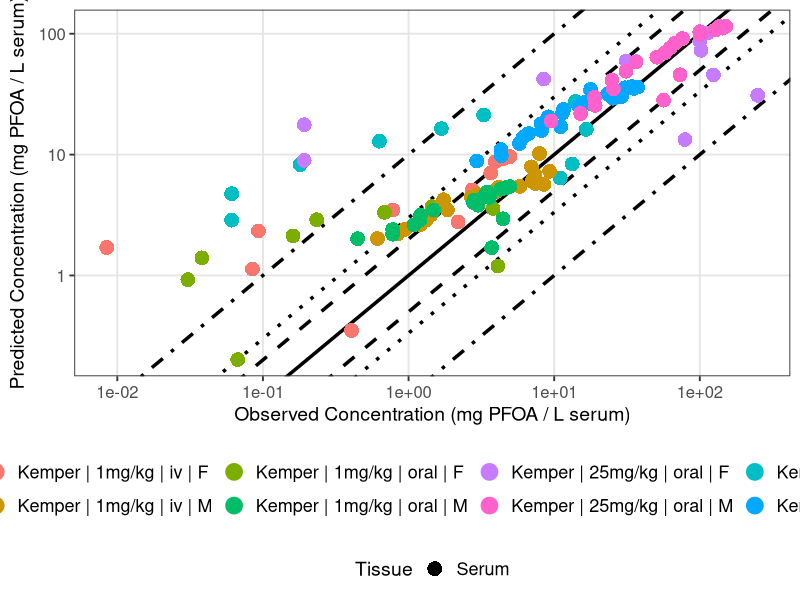

Source code (R):
library(ggplot2)

#setwd("C:/Users/ptsir/Documents/GitHub/PFAS_PBK_models/PFOA inhalation Rat/Validation/Validation_results")
setwd("/Users/ptsir/Documents/GitHub/PFAS_PBK_models/PFOA inhalation Rat/Scenarios/Final_results_plots/Validation")

# Load Results 

# 
Kemper_serum_results <- read.csv("Kemper_2003_serum_results.csv", header = T)
Kemper_iv_F_1 <- Kemper_serum_results[Kemper_serum_results$Dose == 1 & Kemper_serum_results$Type == "iv" &
                               Kemper_serum_results$sex == "F", ]
Kemper_iv_F_1$Experiment <- "Kemper | 1mg/kg | iv | F"

Kemper_oral_F_1 <- Kemper_serum_results[Kemper_serum_results$Dose == 1 & Kemper_serum_results$Type == "oral" &
                                 Kemper_serum_results$sex == "F", ]
Kemper_oral_F_1$Experiment <- "Kemper | 1mg/kg | oral | F"

Kemper_oral_F_5 <- Kemper_serum_results[Kemper_serum_results$Dose == 5 & Kemper_serum_results$Type == "oral" &
                                 Kemper_serum_results$sex == "F", ]
Kemper_oral_F_5$Experiment <- "Kemper | 5mg/kg | oral | F"
Kemper_oral_F_25 <- Kemper_serum_results[Kemper_serum_results$Dose == 25 & Kemper_serum_results$Type == "oral" &
                                  Kemper_serum_results$sex == "F", ]
Kemper_oral_F_25$Experiment <- "Kemper | 25mg/kg | oral | F"

Kemper_iv_M_1 <- Kemper_serum_results[Kemper_serum_results$Dose == 1 & Kemper_serum_results$Type == "iv" &
                               Kemper_serum_results$sex == "M", ]
Kemper_iv_M_1$Experiment <- "Kemper | 1mg/kg | iv | M"

Kemper_oral_M_1 <- Kemper_serum_results[Kemper_serum_results$Dose == 1 & Kemper_serum_results$Type == "oral" &
                                 Kemper_serum_results$sex == "M", ]
Kemper_oral_M_1$Experiment <- "Kemper | 1mg/kg | oral | M"

Kemper_oral_M_5 <- Kemper_serum_results[Kemper_serum_results$Dose == 5 & Kemper_serum_results$Type == "oral" &
                                 Kemper_serum_results$sex == "M", ]
Kemper_oral_M_5$Experiment <- "Kemper | 5mg/kg | oral | M"
Kemper_oral_M_25 <- Kemper_serum_results[Kemper_serum_results$Dose == 25 & Kemper_serum_results$Type == "oral" &
                                  Kemper_serum_results$sex == "M", ]
Kemper_oral_M_25$Experiment <- "Kemper | 25mg/kg | oral | M"
# 
# Kudo_high <- Kudo_results[Kudo_results$Dose == 16.560, ] 
# Kudo_high$Experiment <-  "Kudo | 16mg/kg | iv"
# 
# Kim_results <- read.csv("Kim_results.csv", header = T)
# Kim_iv <- Kim_results[Kim_results$Type == "iv",]
# Kim_iv$Experiment <-  "Kim | 1mg/kg | iv"
# 
# Kim_oral <- Kim_results[Kim_results$Type == "oral",]
# Kim_oral$Experiment <-  "Kim | 1mg/kg | oral"


Experiment <- scales::hue_pal()(8)

names(Experiment) <- unique(c( Kemper_iv_F_1$Experiment, Kemper_iv_M_1$Experiment,
                              Kemper_oral_F_1$Experiment,Kemper_oral_M_1$Experiment, Kemper_oral_F_5$Experiment, 
                               
                               Kemper_oral_M_5$Experiment,  Kemper_oral_F_25$Experiment, Kemper_oral_M_25$Experiment))



scatter_plot <- ggplot()+
  # Error range lines
  geom_abline(intercept = log10(1), slope = 1, linetype = "solid", color = "black", linewidth = 1.2) +
  geom_abline(intercept = log10(2), slope = 1, linetype = "dashed", color = "black", linewidth = 1.2) +
  geom_abline(intercept = log10(1/2), slope = 1, linetype = "dashed", color = "black", linewidth = 1.2) +
  geom_abline(intercept = log10(3), slope = 1, linetype = "dotted", color = "black", linewidth = 1.2) +
  geom_abline(intercept = log10(1/3), slope = 1, linetype = "dotted", color = "black", linewidth = 1.2) +
  geom_abline(intercept = log10(10), slope = 1, linetype = "dotdash", color = "black", linewidth = 1.2) +
  geom_abline(intercept = log10(1/10), slope = 1, linetype = "dotdash", color = "black", linewidth = 1.2) +
  
  geom_point(data = Kemper_iv_F_1, aes(x=Observed, y=Predicted, color = Experiment, shape = Tissue), size=4, stroke = 1.5)+
  geom_point(data = Kemper_oral_F_1, aes(x=Observed, y=Predicted, color = Experiment, shape = Tissue), size=4, stroke = 1.5)+
  geom_point(data = Kemper_oral_F_5, aes(x=Observed, y=Predicted, color = Experiment, shape = Tissue), size=4, stroke = 1.5)+
  geom_point(data = Kemper_oral_F_25, aes(x=Observed, y=Predicted, color = Experiment, shape = Tissue), size=4, stroke = 1.5)+
  geom_point(data = Kemper_iv_M_1, aes(x=Observed, y=Predicted, color = Experiment, shape = Tissue), size=4, stroke = 1.5)+
  geom_point(data = Kemper_oral_M_1, aes(x=Observed, y=Predicted, color = Experiment, shape = Tissue), size=4, stroke = 1.5)+
  geom_point(data = Kemper_oral_M_5, aes(x=Observed, y=Predicted, color = Experiment, shape = Tissue), size=4, stroke = 1.5)+
  geom_point(data = Kemper_oral_M_25, aes(x=Observed, y=Predicted, color = Experiment, shape = Tissue), size=4, stroke = 1.5)+
  # Axes
  scale_x_log10() +
  scale_y_log10() +
  
  # Color and shape scales
  scale_color_manual(values = Experiment) +
  
  # Labels
  labs(
    x = expression("Observed Concentration (mg PFOA / L serum)"),
    y = expression("Predicted Concentration (mg PFOA / L serum)"),
    color = "Experiment",
    shape = "Tissue"
  ) +
  
  # Theme to match create.plots
  theme_bw(base_size = 14) +
  theme(
    plot.title = element_text(hjust = 0.5, size = 16, face = "bold"),
    axis.title = element_text(size = 14),
    axis.text = element_text(size = 12),
    legend.position = "bottom",
    legend.box = "vertical",
    legend.title = element_text(size = 14),
    legend.text = element_text(size = 13),
    panel.grid.major = element_line(color = "grey90"),
    panel.grid.minor = element_blank(),
    legend.spacing.y = unit(0.5, "cm")
  )


#print(scatter_plot)

ggsave("validation_plot_PFOA_serum.png", scatter_plot, width = 11, height = 7, units = "in", dpi = 300)
